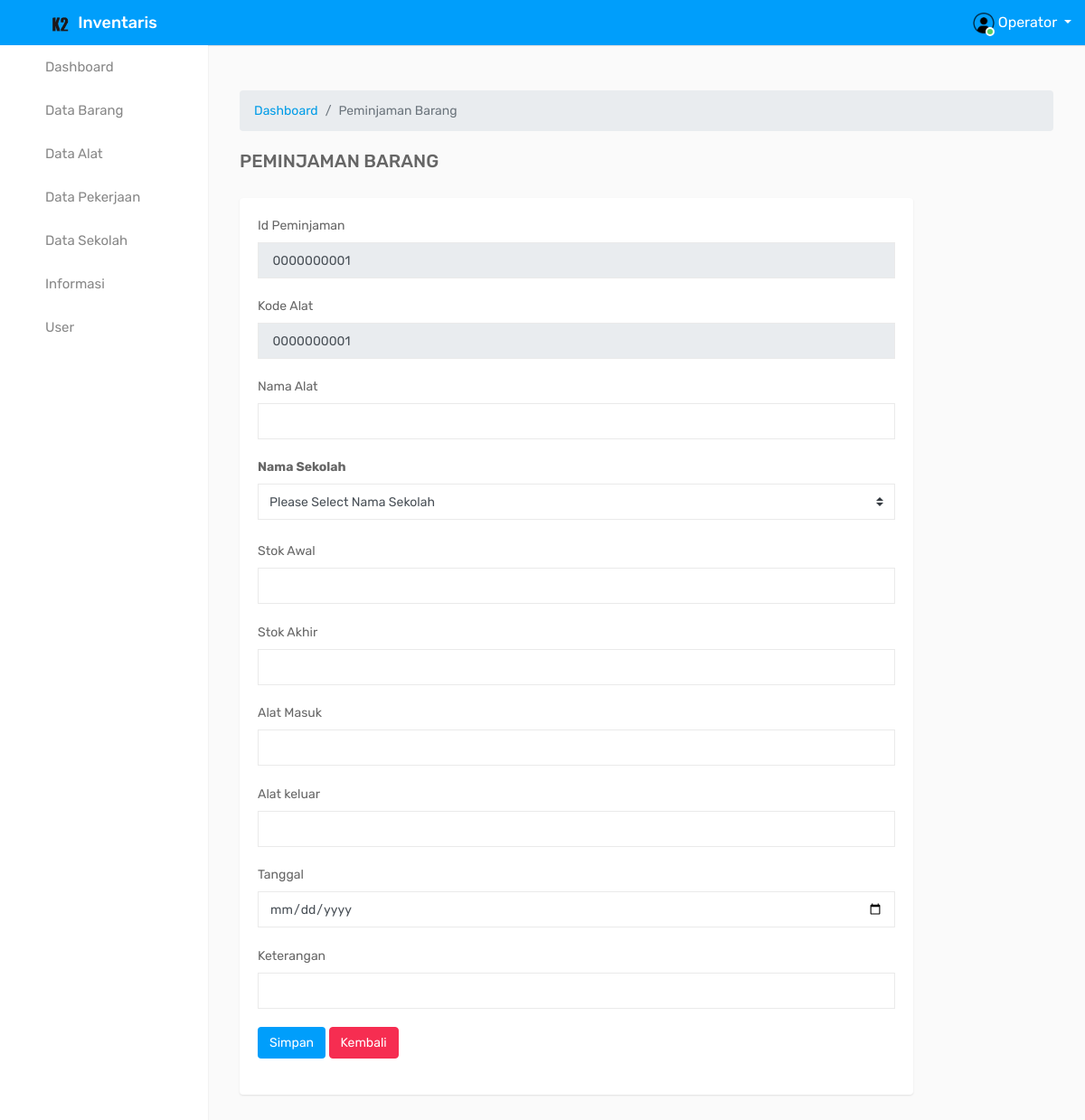
Before: /operator/index.php?page=pinjam&aksi=tambah (signed in) with the older database file.
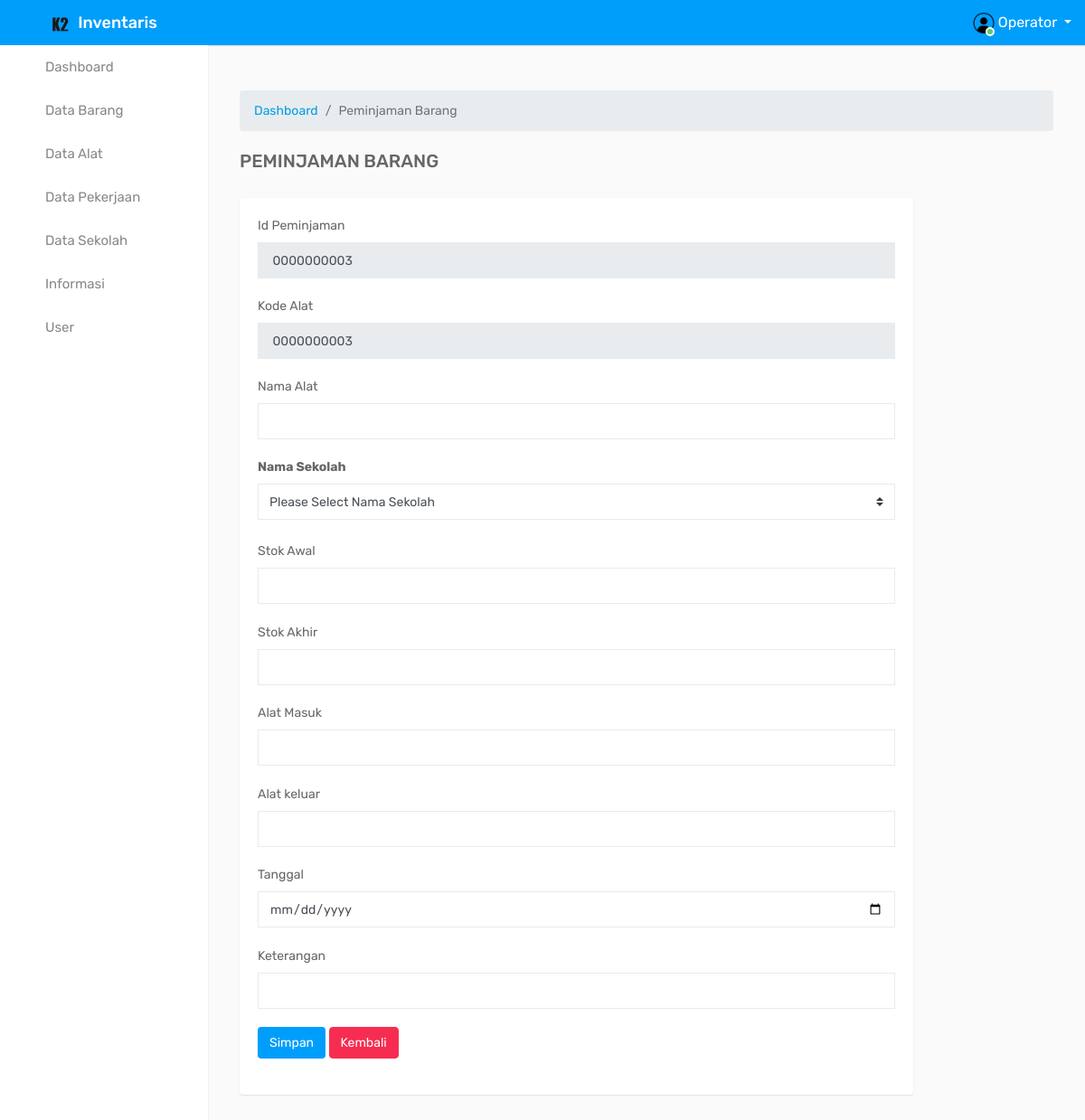
After: the same page with the newer database file.
### tables this page shows
CREATE TABLE `daftar_peminjaman` (
  `id_peminjaman` varchar(100) NOT NULL,
  `kode_alat` varchar(100) NOT NULL,
  `nama_alat` varchar(225) NOT NULL,
  `nama_sekolah` varchar(100) NOT NULL,
  `stok_awal` varchar(225) NOT NULL,
  `stok_akhir` varchar(255) NOT NULL,
  `alat_masuk` varchar(255) NOT NULL,
  `alat_keluar` varchar(255) NOT NULL,
  `tanggal` date NOT NULL,
  `keterangan` varchar(255) NOT NULL
);

### inc/kode.php (called while the page is built)
<?php
function autonumber($tabel, $kolom, $lebar=0, $awalan){
	include 'koneksi.php';
	$auto = mysqli_query($koneksi, "select $kolom from $tabel order by $kolom desc limit 1") or die(mysqli_error());
	$jumlah_record = mysqli_num_rows($auto);
	if($jumlah_record == 0)
		$nomor = 1;
	else {
		$row = mysqli_fetch_array($auto);
		$nomor = intval(substr($row[0], strlen($awalan)))+1;
	}
	if ($lebar>0)
	$angka = $awalan.str_pad ($nomor, $lebar, "0", STR_PAD_LEFT);
    else
    $angka=$awalan.$nomor;
    return $angka;
	}
?>

### pages/pinjam/tambah.php (the view, shortened to what this page needs)
<div class="page-wrapper">
            <div class="content">
                <div class="row">
            <div class="card-body table-responsive">
            <div class="page-title-right">
   <ol class="breadcrumb m-0">
      <li class="breadcrumb-item"><a href="javascript: void(0);">Dashboard</a></li>
      <li class="breadcrumb-item active">Peminjaman Barang</li>
   </ol>
</div>
<br>
<h5 class="header-title" style="font-size: 20px;">PEMINJAMAN BARANG</h5>
<br>
    <div class="panel-body">
        <div class="row">
            <div class="col-md-10">
                <div class="card m-b-30">
                 <div class="card-body">
                    <form  action="../pages/pinjam/proses_tambah.php" method="POST" name="autoSumForm" enctype="multipart/form-data" onSubmit="return cekform()">
                        <div class="form-group">
                        <label>Id Peminjaman</label>
                        <input class="form-control" type="text" name="id_peminjaman" value=" <?php echo autonumber("daftar_peminjaman", "id_peminjaman", 10, ""); ?>" required readonly>
                        </div>
                        <div class="form-group">
                        <label>Kode Alat</label>
                        <input class="form-control" type="text" name="kode_alat" value=" <?php echo autonumber("daftar_peminjaman", "kode_alat", 10, ""); ?>" required readonly>
                        </div>
                        <div class="form-group">
                        <label>Nama Alat</label>
                        <input class="form-control" type="text" name="nama_alat">
                        </div>
                        <div class="form-group">
            <label><b>Nama Sekolah</label></b>
            <select class="select2 form-control mb-1 custom-select" style="width: 100%; height:36px;" name="nama_sekolah" id="nama_sekolah">
               <option value="" class="form-control">Please Select Nama Sekolah</option>
            </select>
         </div>
                        <div class="form-group">
                        <label>Stok Awal</label>
                        <input class="form-control" type="text" name="stok_awal">
                        <br>
                        <div class="form-group">
                        <label>Stok Akhir</label>
                        <input class="form-control" type="text" name="stok_akhir">
                        </div>
                        <div class="form-group">
                        <label>Alat Masuk</label>
                        <input class="form-control" type="text" name="alat_masuk">
                        <br>
                        <div class="form-group">
                        <label>Alat keluar</label>
                        <input class="form-control" type="text" name="alat_keluar">
                        </div>
                        <div class="form-group">
                        <label>Tanggal</label>
                        <input class="form-control" type="date" name="tanggal">
                        <br>
                        <div class="form-group">
                        <label>Keterangan</label>
                        <input class="form-control" type="text" name="keterangan">
                        </div>
                                <div>
                                    <input type="submit" name="add" value="Simpan" class="btn btn-primary">
                                    <a href="../operator/index.php?page=pinjam" class="btn btn-danger">Kembali</a>
                                </div>
                        </form>
                     </div>
                 </div>
             </div>
        </div>
    </div>

Changed rows visible on the page:
added daftar_peminjaman: id_peminjaman "0000000003", kode_alat "0000000003"
Other visible differences:
form field id_peminjaman: "0000000001" → (not shown)
form field kode_alat: "0000000001" → (not shown)
